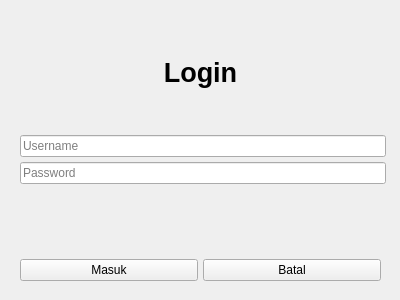
<?xml version="1.0" encoding="UTF-8"?>
<ui version="4.0">
 <class>Form</class>
 <widget class="QWidget" name="Form">
  <property name="geometry">
   <rect>
    <x>0</x>
    <y>0</y>
    <width>400</width>
    <height>300</height>
   </rect>
  </property>
  <property name="windowTitle">
   <string>Form</string>
  </property>
  <widget class="QWidget" name="verticalLayoutWidget">
   <property name="geometry">
    <rect>
     <x>10</x>
     <y>10</y>
     <width>381</width>
     <height>281</height>
    </rect>
   </property>
   <layout class="QVBoxLayout" name="verticalLayout">
    <property name="spacing">
     <number>5</number>
    </property>
    <property name="leftMargin">
     <number>5</number>
    </property>
    <property name="topMargin">
     <number>5</number>
    </property>
    <property name="rightMargin">
     <number>5</number>
    </property>
    <property name="bottomMargin">
     <number>5</number>
    </property>
    <item>
     <widget class="QLabel" name="label_2">
      <property name="font">
       <font>
        <pointsize>20</pointsize>
        <weight>75</weight>
        <bold>true</bold>
       </font>
      </property>
      <property name="text">
       <string>Login</string>
      </property>
      <property name="alignment">
       <set>Qt::AlignCenter</set>
      </property>
     </widget>
    </item>
    <item>
     <layout class="QFormLayout" name="formLayout">
      <item row="1" column="1">
       <widget class="QLineEdit" name="lineEditUsername">
        <property name="text">
         <string/>
        </property>
        <property name="placeholderText">
         <string>Username</string>
        </property>
       </widget>
      </item>
      <item row="2" column="1">
       <widget class="QLineEdit" name="lineEditPassword">
        <property name="text">
         <string/>
        </property>
        <property name="placeholderText">
         <string>Password</string>
        </property>
       </widget>
      </item>
     </layout>
    </item>
    <item>
     <layout class="QHBoxLayout" name="horizontalLayout">
      <property name="spacing">
       <number>5</number>
      </property>
      <property name="leftMargin">
       <number>5</number>
      </property>
      <property name="topMargin">
       <number>5</number>
      </property>
      <property name="rightMargin">
       <number>5</number>
      </property>
      <property name="bottomMargin">
       <number>5</number>
      </property>
      <item>
       <widget class="QPushButton" name="pushButtonMasuk">
        <property name="text">
         <string>Masuk</string>
        </property>
       </widget>
      </item>
      <item>
       <widget class="QPushButton" name="pushButtonBatal">
        <property name="text">
         <string>Batal</string>
        </property>
       </widget>
      </item>
     </layout>
    </item>
   </layout>
  </widget>
 </widget>
 <resources/>
 <connections/>
</ui>
